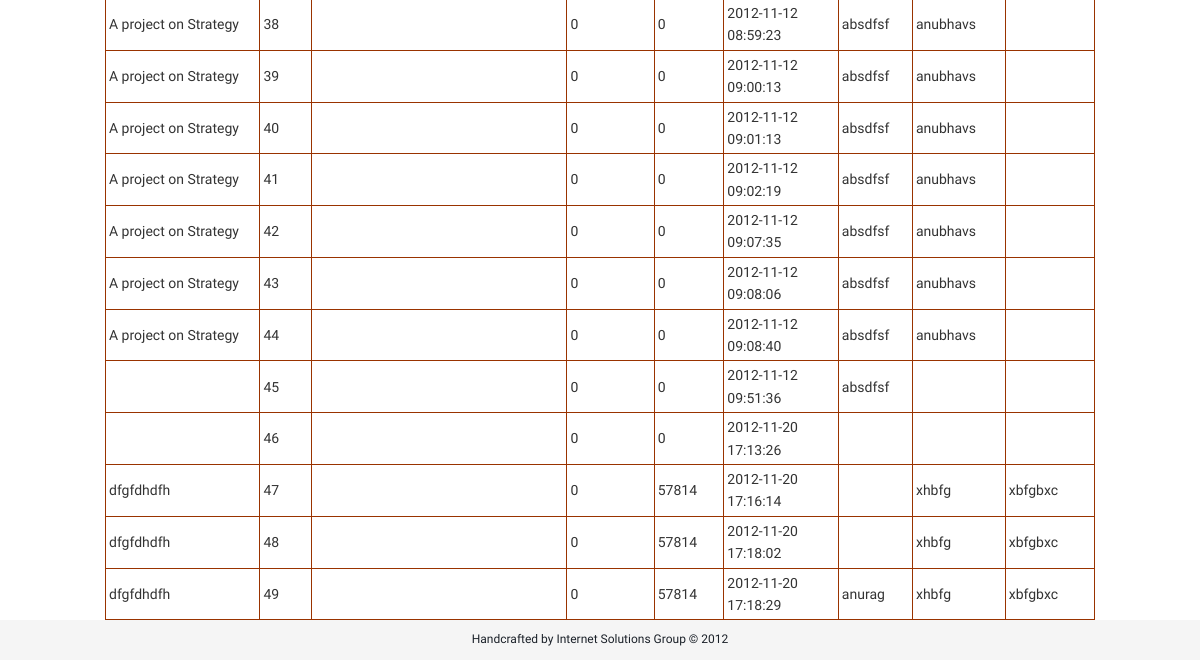
The page /index.php/app_admin (signed in, lower part) on the database as committed earlier.
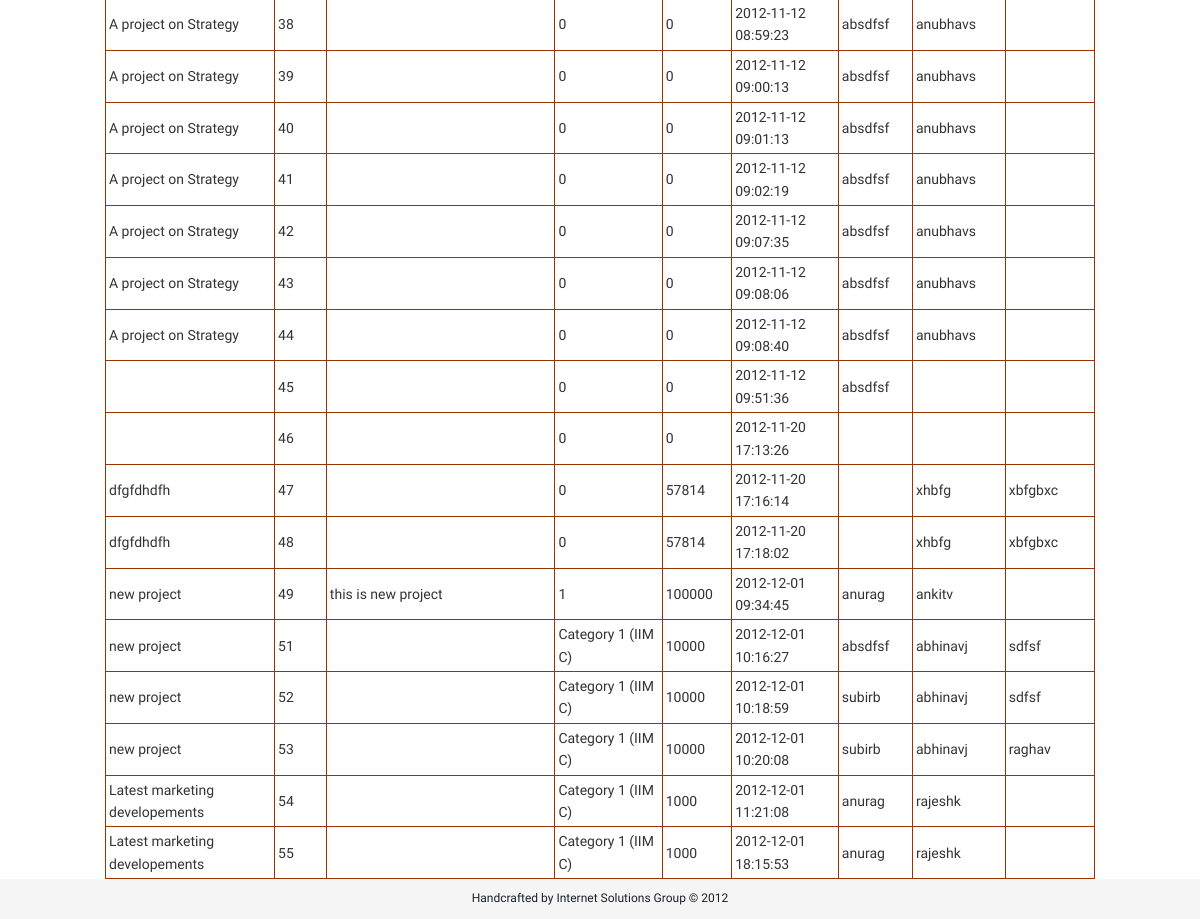
The same page on the database as committed later.
### tables this page shows
CREATE TABLE IF NOT EXISTS `project` (
  `ProjectTitle` varchar(400) NOT NULL,
  `ProjectId` bigint(200) NOT NULL AUTO_INCREMENT,
  `Description` varchar(2000) NOT NULL,
  `App_Date` timestamp NOT NULL DEFAULT CURRENT_TIMESTAMP COMMENT 'The  date of application of the project',
  `Start_Date` date NOT NULL,
  `End_Date` date NOT NULL,
  `Researcher1` varchar(80) NOT NULL,
  `Researcher2` varchar(80) NOT NULL,
  `Researcher3` varchar(80) NOT NULL,
  `ProjectCategory` varchar(30) NOT NULL,
  `ProjectGrant` int(11) NOT NULL,
  `PStatus` varchar(50) NOT NULL,
  `Deliverables` varchar(500) NOT NULL,
  `cases` int(11) NOT NULL DEFAULT '0',
  `journals` int(11) NOT NULL DEFAULT '0',
  `chapters` int(11) NOT NULL DEFAULT '0',
  `conference` int(11) NOT NULL DEFAULT '0',
  `paper` int(11) NOT NULL DEFAULT '0',
  PRIMARY KEY (`ProjectId`),
  UNIQUE KEY `ProjectId` (`ProjectId`),
  UNIQUE KEY `ProjectId_2` (`ProjectId`)
);

### index.php (called while the page is built, shortened)
<?php
require_once BASEPATH.'core/CodeIgniter.php';

### application/models/project_model.php (called while the page is built, shortened)
<?PHP
class Project_model extends CI_Model {
	function project_stage($stage)
		{
		$queryStr='SELECT * FROM project WHERE PStatus = "app_'.$stage.'";';
		$query = $this->db->query($queryStr);
		return $query;
		}
}
?>

### application/controllers/app_admin.php (the view, shortened to what this page needs)
<?PHP
class App_admin extends CI_Controller {
	function index()
		{
			$data['myClass']=$this;
			$data['action']=0;
			if ($_SESSION['usertype']==2){
				$this->load->view('layoutComm',$data);
			} elseif($_SESSION['usertype']==3){
				$this->load->view('layoutChairman',$data);
			}
			else{
			echo 'hello';
			header("location:login");
			}
		}
	function load_php()
				{
				$this->load->model('project_model');
				$stage='admin';
				$Query= $this->project_model->project_stage($stage);
				echo '<TABLE width="90%" border="1" bordercolor="#993300" align="center" cellpadding="3" cellspacing="1" class="table_border_both_left"><tr  class="heading_table_top">
					 ';
					 echo '<TR><TD><h4>ProjectTitle</h4></TD><TD><h4>ProjectId</h4></TD><TD><h4>Description</h4></TD><TD><h4>ProjectCategory</TD><TD><h4>ProjectGrant</TD><TD><h4>App_Date</TD><TD><h4>Researcher1;</TD><TD><h4>Researcher2</TD><TD><h4>Researcher3 </h1>';
					 foreach($Query->result() as $row)
					 {
						 echo '<TR><TD>';
						 print $row->ProjectTitle;
						 echo '</TD><TD>';
						 print $row->ProjectId;
						 echo '</TD><TD>';
						 print $row->Description;
						 echo '</TD><TD>';
						 print $row->ProjectCategory;
						 echo '</TD><TD>';
						 print $row->ProjectGrant;
						 echo '</TD><TD>';
						 print $row->App_Date;
						 echo '</TD><TD>';
						 print $row->Researcher1;
						 echo '</TD><TD>';
						 print $row->Researcher2;
						 echo '</TD><TD>';
						 print $row->Researcher3;
					 }
				echo '</TABLE>';
                }
	}
?>

### application/views/layoutComm.php (shortened to what this page needs)
<!DOCTYPE html>
<html lang="en">
  <head>
    <link rel="stylesheet" href="http://localhost/rp/static/css/bootstrap.min.css" >
    <link href="http://localhost/rp/static/css/custom.css" rel="stylesheet" type="text/css" >
  </head>
  <body>
    <div class="container">
        <div>
			<?php
							if ($action==0)
					{
					$myClass->load_php();
					}
					elseif ($action==2)
					{
					$myClass->approveMsg($msg);
					}
					elseif ($action==3)
					{
					$myClass->load_search($searchBy,$searchValue);
					}
			?>
             </div>
        </div>
	<footer>
        <p>Handcrafted by Internet Solutions Group &copy; 2012</p>
    </footer>
  </body>
</html>

### static/css/custom.css (style rules this page uses)
html, body { height: 100%; }
body { background: url('/static/img/denim.png'); font-family: 'Droid Sans', sans-serif; font-weight: normal; font-size: 14px; line-height: 1.6; }
.container { width: 1100px; }
h4 { font-size: 11px; }
footer { text-align: center; background-color: #f5f5f5; height: 40px; font-size: 12px; color: #1B2129; }
footer p { padding-top: 10px; }

Rows that differ between the two databases and show on the page:
changed project id 49: ProjectTitle "dfgfdhdfh" → "new project"; Description (not shown) → "this is new project"; ProjectCategory "0" → "1"; ProjectGrant "57814" → "100000"; App_Date "2012-11-20 17:18:29" → "2012-12-01 09:34:45"; Researcher2 "xhbfg" → "ankitv"; Researcher3 "xbfgbxc" → (not shown)
added project: ProjectTitle "new project", ProjectId "51", ProjectCategory "Category 1 (IIM C)", ProjectGrant "10000", App_Date "2012-12-01 10:16:27", Researcher1 "absdfsf", Researcher2 "abhinavj", Researcher3 "sdfsf"
added project: ProjectTitle "new project", ProjectId "52", ProjectCategory "Category 1 (IIM C)", ProjectGrant "10000", App_Date "2012-12-01 10:18:59", Researcher1 "subirb", Researcher2 "abhinavj", Researcher3 "sdfsf"
added project: ProjectTitle "new project", ProjectId "53", ProjectCategory "Category 1 (IIM C)", ProjectGrant "10000", App_Date "2012-12-01 10:20:08", Researcher1 "subirb", Researcher2 "abhinavj", Researcher3 "raghav"
added project: ProjectTitle "Latest marketing developements", ProjectId "54", ProjectCategory "Category 1 (IIM C)", ProjectGrant "1000", App_Date "2012-12-01 11:21:08", Researcher1 "anurag", Researcher2 "rajeshk"
added project: ProjectTitle "Latest marketing developements", ProjectId "55", ProjectCategory "Category 1 (IIM C)", ProjectGrant "1000", App_Date "2012-12-01 18:15:53", Researcher1 "anurag", Researcher2 "rajeshk"
